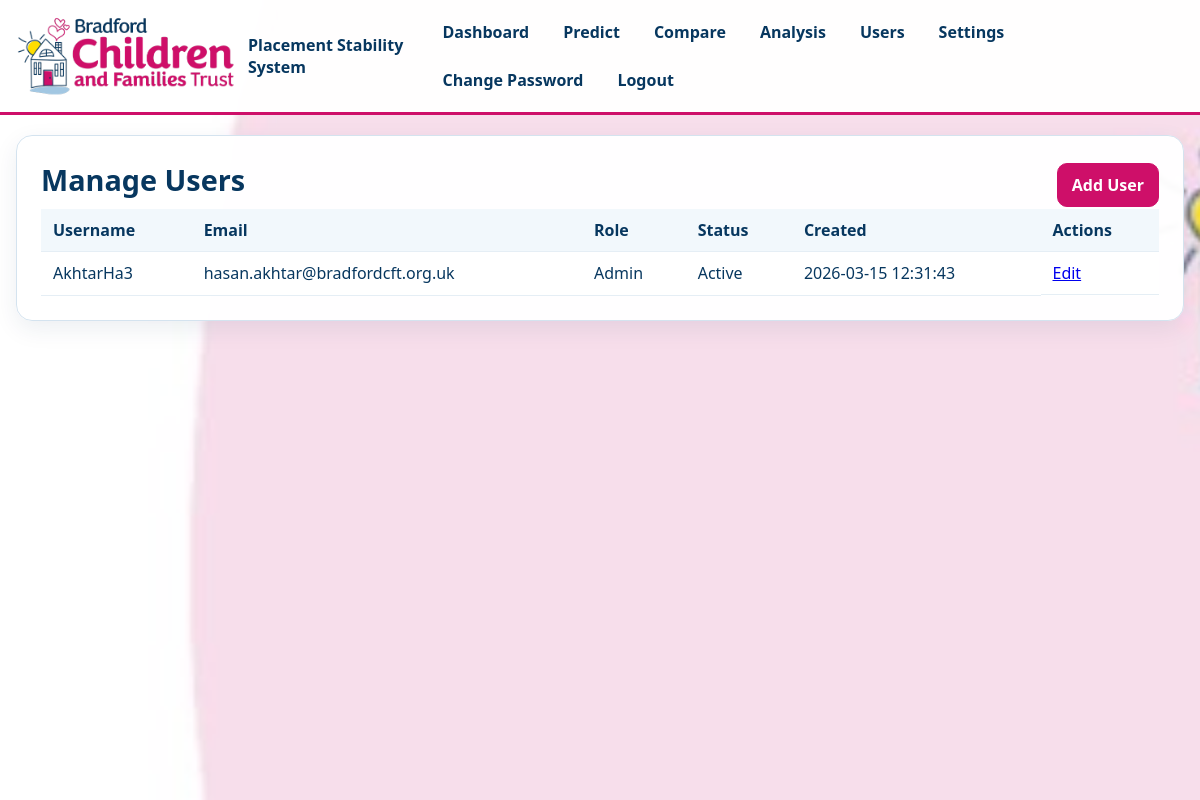
The page /users (signed in) on the database as committed earlier.
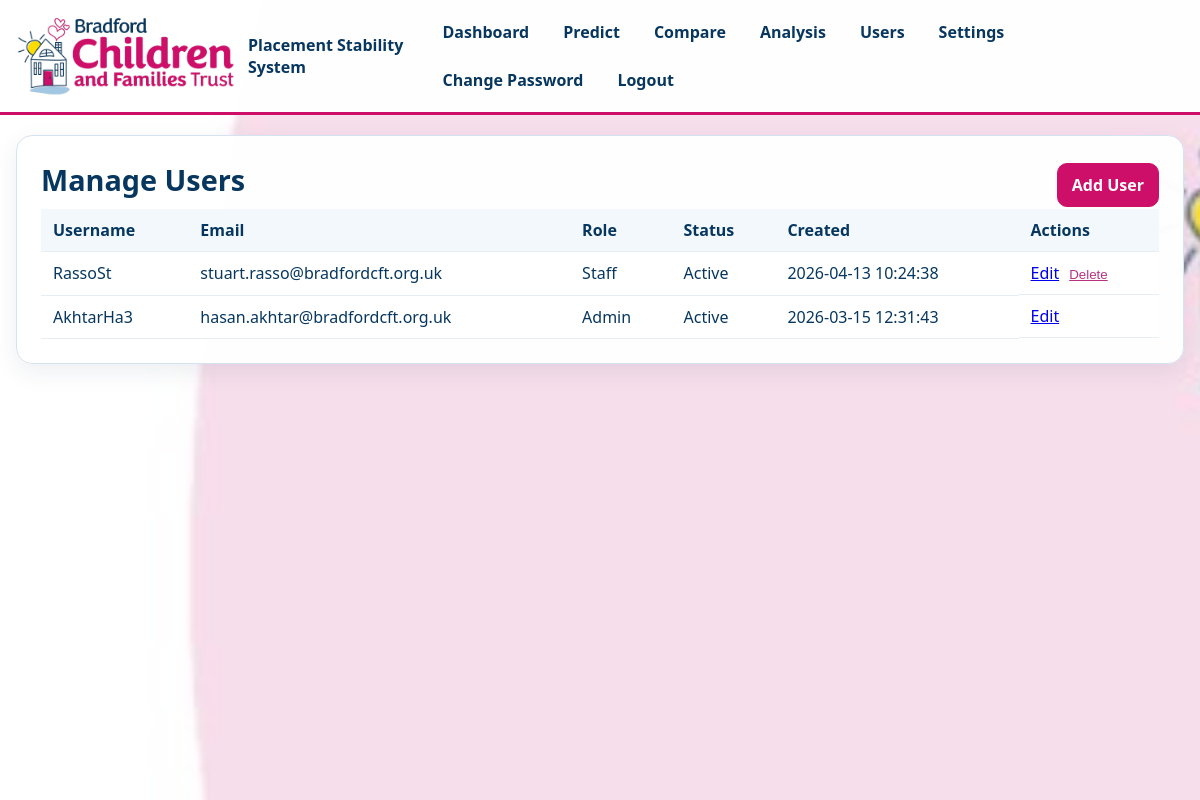
The same page on the database as committed later.
### tables this page shows
CREATE TABLE users (
        id INTEGER PRIMARY KEY AUTOINCREMENT,
        username TEXT UNIQUE NOT NULL,
        email TEXT UNIQUE NOT NULL,
        password_hash TEXT NOT NULL,
        role TEXT NOT NULL DEFAULT 'staff',
        is_active INTEGER DEFAULT 1,
        created_at TIMESTAMP DEFAULT CURRENT_TIMESTAMP,
        last_login TIMESTAMP
    );

### app/routes.py (the view)
@app.route('/users')
@role_required('admin')
def manage_users():
    users = get_all_users(connection)
    return render_template('manage_users.html', users=users)

### app/models.py (called while the page is built)
def create_connection(path):
    connection = None
    try:
        connection = sqlite3.connect(path, check_same_thread=False)
        connection.row_factory = sqlite3.Row  # Enable dict-like access
        print("Connection to SQLite DB successful")
    except Error as e:
        print(f"The error '{e}' occurred")
    return connection

def get_user_by_id(connection, user_id):
    query = "SELECT * FROM users WHERE id = ?"
    cursor = connection.cursor()
    cursor.execute(query, (user_id,))
    row = cursor.fetchone()
    if row:
        return User(
            row['id'],
            row['username'],
            row['email'],
            row['role'],
            row['is_active'],
            row['must_reset_password']
        )
    return None

def get_all_users(connection):
    query = "SELECT id, username, email, role, is_active, created_at FROM users ORDER BY created_at DESC"
    cursor = connection.cursor()
    cursor.execute(query)
    return cursor.fetchall()

### app/routes.py (called while the page is built, shortened)
@app.before_app_request
def enforce_temporary_password_reset():
    if not current_user.is_authenticated or not getattr(current_user, 'must_reset_password', False):
        return None

### templates/manage_users.html (shortened to what this page needs)
{% extends "base.html" %}
{% block extra_head %}
    <link rel="stylesheet" href="{{ url_for('static', filename='css/manageUsers.css') }}">
{% endblock %}
{% block content %}
    <section class="panel">
        <div class="panel-heading-row">
            <h1>Manage Users</h1>
            <a class="btn btn-primary" href="{{ url_for('app.add_user') }}">Add User</a>
        </div>
        <div class="table-wrap">
            <table>
                <thead>
                    <tr>
                        <th>Username</th>
                        <th>Email</th>
                        <th>Role</th>
                        <th>Status</th>
                        <th>Created</th>
                        <th>Actions</th>
                    </tr>
                </thead>
                <tbody>
                    {% for user in users %}
                        <tr>
                            <td>{{ user.username }}</td>
                            <td>{{ user.email }}</td>
                            <td>{{ user.role|capitalize }}</td>
                            <td>{{ 'Active' if user.is_active else 'Inactive' }}</td>
                            <td>{{ user.created_at }}</td>
                            <td class="actions-inline">
                                <a href="{{ url_for('app.edit_user', user_id=user.id) }}">Edit</a>
                                {% if user.id != current_user.id %}
                                    <form method="POST" action="{{ url_for('app.delete_user', user_id=user.id) }}" class="inline-form">
                                        <button type="submit" class="link-btn" onclick="return confirm('Delete this user?');">Delete</button>
                                    </form>
                                {% endif %}
                            </td>
                        </tr>
                    {% else %}
                        <tr><td colspan="6">No users found.</td></tr>
                    {% endfor %}
                </tbody>
            </table>
        </div>
    </section>
{% endblock %}

Rows that differ between the two databases and show on the page:
added users: username "RassoSt", email "stuart.rasso@bradfordcft.org.uk", role "Staff", is_active "Active", created_at "2026-04-13 10:24:38"
